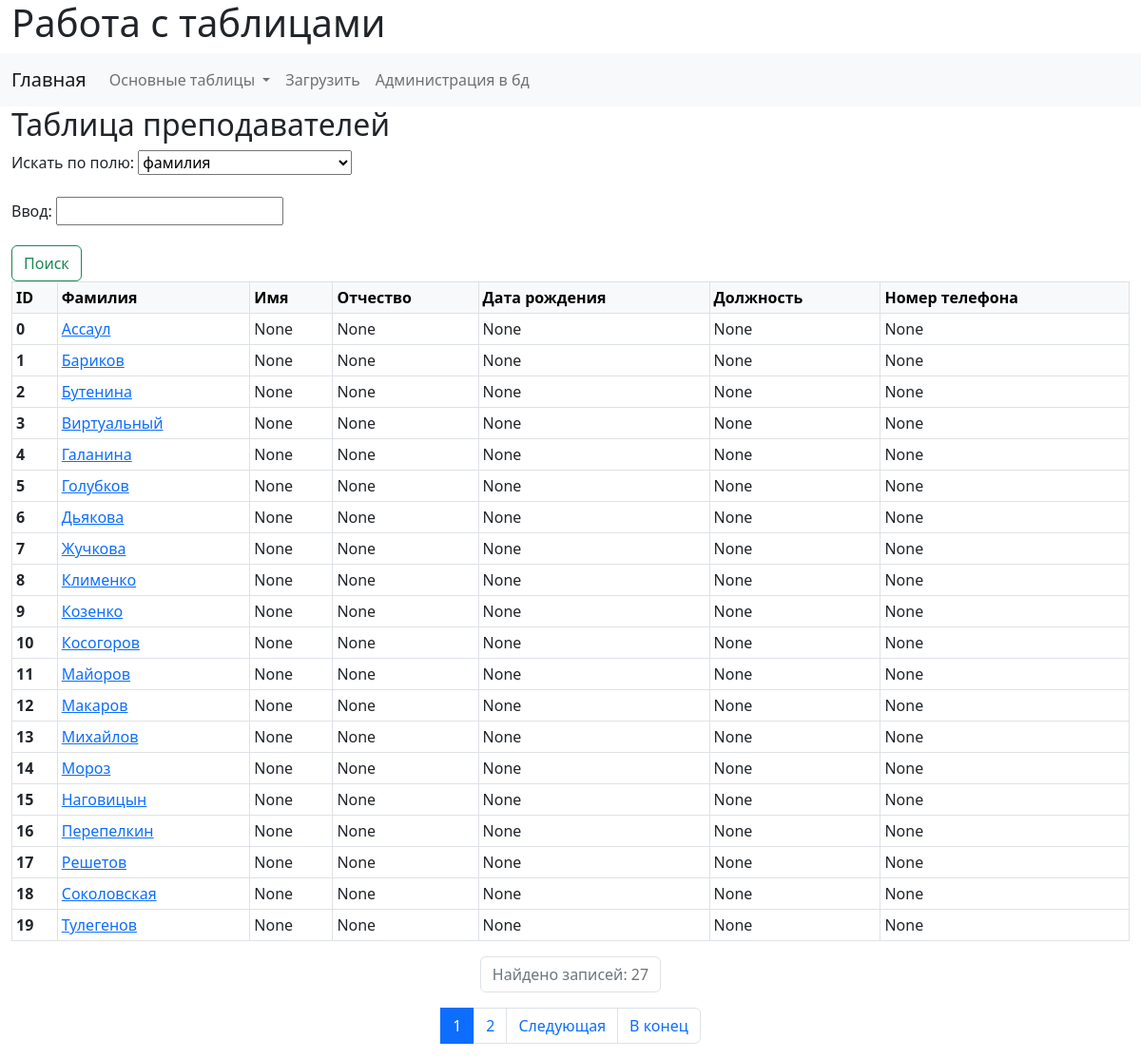
The page /tables/2/ on the database its author committed.
### workWithTables/models.py (models this page shows, shortened)
class Teacher(models.Model):
    surname = models.CharField(verbose_name="Фамилия", max_length=50)
    name = models.CharField(verbose_name="Имя", max_length=50, null=True)
    second_name = models.CharField(verbose_name="Отчество", max_length=50, null=True)
    birthday_date = models.CharField(verbose_name="Дата рождения", max_length=15, null=True)
    birthday_place = models.CharField(verbose_name="Место рождения", max_length=255, null=True)
    registration_place = models.CharField(verbose_name="Адрес прописки", max_length=255, null=True)
    cur_place = models.CharField(verbose_name="Адрес проживания", max_length=255, null=True)
    phone_number = models.CharField(verbose_name="Номер телефона", max_length=14, null=True)
    passport = models.CharField(verbose_name="Паспорт", max_length=20, null=True)
    TIN = models.CharField(verbose_name="ИНН", max_length=20, null=True)
    INIPA = models.CharField(verbose_name="СНИЛС", max_length=20, null=True)
    job = models.CharField(verbose_name="Должность", max_length=20, null=True)
    academic_degree = models.ManyToManyField(verbose_name="Ученая степень", to=AcademicDegree, related_name='get_teacher')
    academic_rank = models.ManyToManyField(verbose_name="Ученое звание", to=AcademicRank, related_name='get_teacher')
    contract = models.OneToOneField(verbose_name="Номер договора", to=Contract, on_delete=models.SET_NULL, max_length=50, null=True, unique=True, related_name='get_teacher')
    fluor_date = models.CharField(verbose_name="Дата флюорографии", max_length=150, null=True)
    class Meta:
        verbose_name = 'Преподаватель'
        verbose_name_plural = 'Таблица преподавателей'

### workWithTables/views.py (the view, shortened to what this page needs)
# urls.py: path('tables/2/', TeachersView.as_view(), name="teachers_table"),
class TeachersView(View):
    form = TeacherSearchForm
    teacher = Teacher
    template_name = 'workWithTables/tableT.html'
    def get(self, request, *args, **kwargs):
        teacher = self.teacher.objects.all()
        paginator = Paginator(teacher, 20)
        page_number = request.GET.get('page')
        page_obj = paginator.get_page(page_number)
        return render(
            request=request,
            template_name=self.template_name,
            context= {'form': self.form(),
            'title': 'Таблица преподавателей',
            'page_obj': page_obj })

### workWithTables/forms.py
class TeacherSearchForm(forms.Form):
    search_choice = forms.ChoiceField(choices=T_CHOICE_FIELD, label="Искать по ")
    search_input = forms.CharField(max_length=150, label="Ввод ")

### workWithTables/templates/workWithTables/tableT.html (shortened to what this page needs)
{% extends 'base.html' %}
{% block content_control %}
<h2>{{ title }}</h2>
<form class="gt-flex" role="search" method="post">
  <div class="mb-3">
    <label for="{{ form.search_choice.id_for_label }}" class="form-label">Искать по полю: </label>
    {{ form.search_choice }}
  </div>
  <div class="mb-3">
    <label for="{{ form.search_input.id_for_label }}" class="form-label">Ввод: </label>
    {{ form.search_input }}
  </div>
  <button class="btn btn-outline-success" type="submit">Поиск</button>
</form>
{% endblock %}
{% block content %}
<table class="table table-bordered table-response table-sm">
  <thead class="table-light">
      <tr>
          <th scope="col">ID</th>
          <th scope="col">Фамилия</th>
          <th scope="col">Имя</th>
          <th scope="col">Отчество</th>
          <th scope="col">Дата рождения</th>
          <th scope="col">Должность</th>
          <th scope="col">Номер телефона</th>
      </tr>
  </thead>
  {% for item in page_obj.object_list %}
  <tbody>
      <tr>
          <th scope="row">{{ item.id }}</th>
          <td><a href="{% url 'teacher_card' item.pk %}">{{item.surname}}</a></td>
          <td>{{item.name}}</td>
          <td>{{item.second_name}}</td>
          <td>{{item.birthday_date}}</td>
          <td>{{item.job}}</td>
          <td>{{item.phone_number}}</td>
        </tr>
  </tbody>
  {% endfor %}
</table>
<nav aria-label="Page navigation example">
  <ul class="pagination justify-content-center">
      <li class="page-item">
          <a class="page-link disabled">Найдено записей: {{ page_obj.paginator.count }}</a>
      </li>
  </ul>
</nav>
{% endblock %}

### templates/base.html (shortened to what this page needs)
<!doctype html>
<html lang="ru">
  <head>
    <link href="https://cdn.jsdelivr.net/npm/bootstrap@5.2.0-beta1/dist/css/bootstrap.min.css" rel="stylesheet">
  </head>
  <body>
    {% include 'inc/_page_header.html' %}
    {% include 'inc/_nav.html' %}
    <div class="container-fluid">
      {% block content_control %}{% endblock %}
    </div>
    <div class="container-fluid">
      {% block content %}{% endblock %}
    </div>
    {% include 'inc/_page_nav.html' %}
  </body>
</html>

### templates/inc/_page_header.html
<div class="container-fluid">
    <h1>Работа с таблицами</h1>
</div>

### templates/inc/_nav.html (shortened to what this page needs)
<nav class="navbar navbar-expand-lg bg-light">
    <div class="container-fluid">
      <a class="navbar-brand" href="{% url 'home' %}">Главная</a>
      <div class="collapse navbar-collapse" id="navbarSupportedContent">
        <ul class="navbar-nav me-auto mb-2 mb-lg-0">
          <li class="nav-item dropdown">
            <a class="nav-link dropdown-toggle" href="" id="navbarDropdown" role="button" data-bs-toggle="dropdown" aria-expanded="false">
              Основные таблицы
            </a>
            <li class="nav-item">
              <a class="nav-link" href="{% url 'load' %}">Загрузить</a>
            </li>
            <li class="nav-item">
                <a class="nav-link" href="/admin">Администрация в бд</a>
            </li>
          </li>
        </ul>
      </div>
    </div>
</nav>

### templates/inc/_page_nav.html (shortened to what this page needs)
{% if page_obj.has_other_pages %}
<nav aria-label="Page navigation example">
    <ul class="pagination justify-content-center">
        {% for p in page_obj.paginator.page_range %}
        {% if page_obj.number == p %}
        <li>
            <a class="page-link active">{{ page_obj.number }}</a>
        </li>
        {% elif p > page_obj.number|add:-3 and p < page_obj.number|add:3 %}
        <li>
            <a class="page-link" href="?page={{ p }}">{{ p }}</a>
        </li>
        {% endif %}
        {% endfor %}
        {% if page_obj.has_next %}
        <li class="page-item">
            <a class="page-link" href="?page={{ page_obj.next_page_number }}">Следующая</a>
        </li>
        <li class="page-item">
            <a class="page-link" href="?page={{ page_obj.paginator.num_pages }}">В конец</a>
        </li>
        {% endif %}
    </ul>
  </nav>
  {% endif %}

### rows shown on the page
Teacher: id "0", surname "Ассаул", name "None", second_name "None", birthday_date "None", job "None", phone_number "None"
Teacher: id "1", surname "Бариков", name "None", second_name "None", birthday_date "None", job "None", phone_number "None"
Teacher: id "2", surname "Бутенина", name "None", second_name "None", birthday_date "None", job "None", phone_number "None"
Teacher: id "3", surname "Виртуальный", name "None", second_name "None", birthday_date "None", job "None", phone_number "None"
Teacher: id "4", surname "Галанина", name "None", second_name "None", birthday_date "None", job "None", phone_number "None"
Teacher: id "5", surname "Голубков", name "None", second_name "None", birthday_date "None", job "None", phone_number "None"
Teacher: id "6", surname "Дьякова", name "None", second_name "None", birthday_date "None", job "None", phone_number "None"
Teacher: id "7", surname "Жучкова", name "None", second_name "None", birthday_date "None", job "None", phone_number "None"
Teacher: id "8", surname "Клименко", name "None", second_name "None", birthday_date "None", job "None", phone_number "None"
Teacher: id "9", surname "Козенко", name "None", second_name "None", birthday_date "None", job "None", phone_number "None"
Teacher: id "10", surname "Косогоров", name "None", second_name "None", birthday_date "None", job "None", phone_number "None"
Teacher: id "11", surname "Майоров", name "None", second_name "None", birthday_date "None", job "None", phone_number "None"
Teacher: id "12", surname "Макаров", name "None", second_name "None", birthday_date "None", job "None", phone_number "None"
Teacher: id "13", surname "Михайлов", name "None", second_name "None", birthday_date "None", job "None", phone_number "None"
Teacher: id "14", surname "Мороз", name "None", second_name "None", birthday_date "None", job "None", phone_number "None"
Teacher: id "15", surname "Наговицын", name "None", second_name "None", birthday_date "None", job "None", phone_number "None"
Teacher: id "16", surname "Перепелкин", name "None", second_name "None", birthday_date "None", job "None", phone_number "None"
Teacher: id "17", surname "Решетов", name "None", second_name "None", birthday_date "None", job "None", phone_number "None"
Teacher: id "18", surname "Соколовская", name "None", second_name "None", birthday_date "None", job "None", phone_number "None"
Teacher: id "19", surname "Тулегенов", name "None", second_name "None", birthday_date "None", job "None", phone_number "None"

### other values the page prints
{{ title }} "Таблица преподавателей"
{{ page_obj.paginator.count }} "27"
{{ page_obj.number }} "1"
{{ p }} "2"
